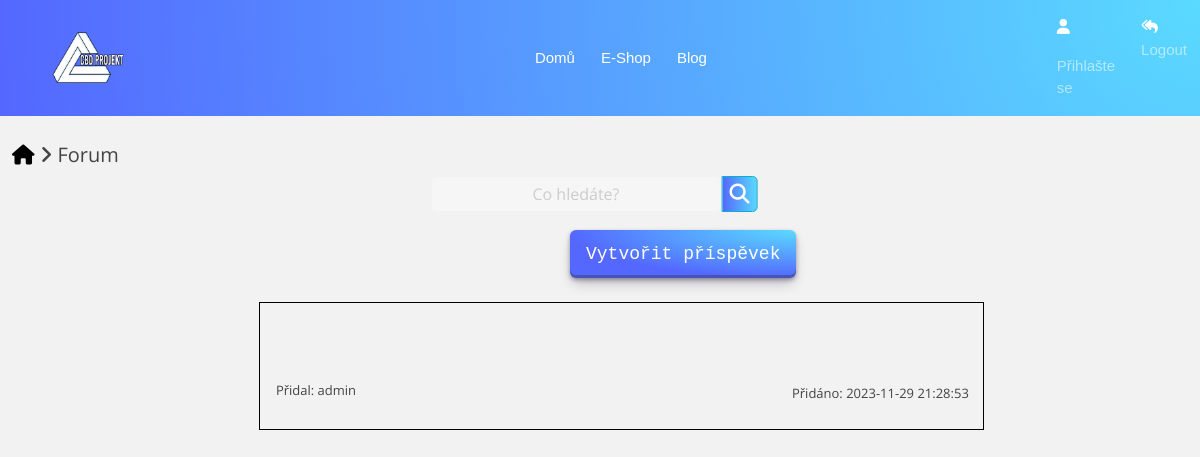
The app's page /Forum/forum_main.php, older data.
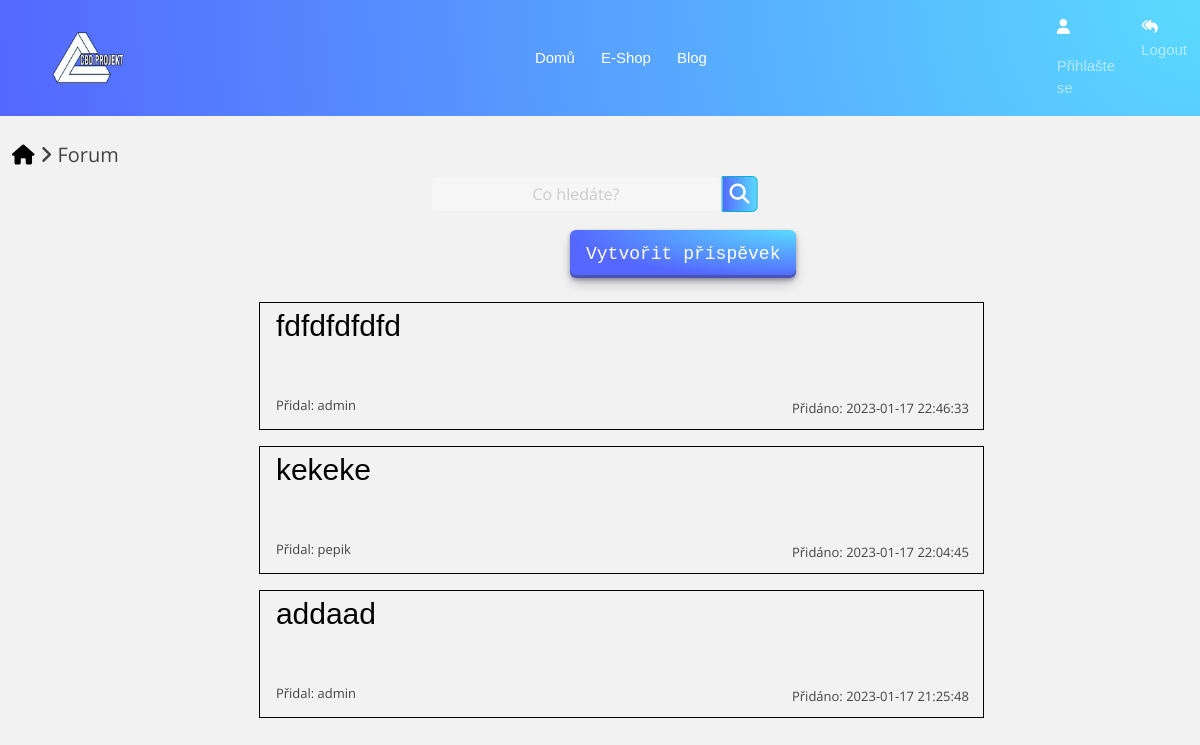
The same page, newer data.
### tables this page shows
CREATE TABLE `forum_post` (
  `id_post` int(11) NOT NULL,
  `id_kategorie` int(11) NOT NULL,
  `nazev_post` varchar(255) NOT NULL,
  `obsah` text NOT NULL,
  `uzivatel` varchar(255) NOT NULL,
  `datum_pridani` datetime NOT NULL DEFAULT current_timestamp() ON UPDATE current_timestamp()
);

### Forum/forum_main.php (the view, shortened to what this page needs)
<?php
$host = "localhost";
$username = "root";
$pass = "";
$db = "eshopfd";
$con = mysqli_connect($host, $username, $pass, $db);
$sql = "SELECT * FROM forum_post ORDER BY id_post DESC";
$query = mysqli_query($con, $sql);
?>
<!DOCTYPE html>
<head xmlns="http://www.w3.org/1999/html">
    <link rel="stylesheet" href="../css/design.css">
    <link rel="stylesheet" href="../css/forms.css">
    <link rel="stylesheet" href="../css/bootstrap-grid.css">
    <link rel="stylesheet" href="../css/bootstrap.css">
    <link rel="stylesheet" href="https://use.fontawesome.com/releases/v5.7.2/css/all.css"
>
    <link rel="stylesheet" href="../css/design.css">
    <link rel='stylesheet' href='https://cdn.jsdelivr.net/npm/bootstrap@5.0.1/dist/css/bootstrap.min.css'>
    <link rel='stylesheet' href='https://cdnjs.cloudflare.com/ajax/libs/font-awesome/5.15.3/css/all.min.css'>
    <link rel="stylesheet" href="../css/hamburger_menu.css">
    <link rel="stylesheet" href="../css/slideshow.css">
    <link rel="stylesheet" href="../css/komentare.css">
    <link rel="stylesheet" href="../css/produkty.css">
    <link rel="stylesheet" href="../css/navigace.css">
    <link rel="stylesheet" href="../css/forum.css">
    <link rel="stylesheet" href="../css/searchbar.css">
</head>
<nav class="navbar navbar-expand-lg navbar-dark bg-purple " style="background-image: radial-gradient(100% 1000% at 100% 0, #5adaff 0, #5468ff 100%);">
    <div class="mx-auto order-1 w-100">
        <a class="navbar-brand mx-lg-5" href="../index.php"><img class="logo" src="../images/Logo.png"> </a>
    </div>
    <div class="navbar-collapse collapse w-100 order-2  dual-collapse2 ">
        <ul class="navbar-nav ml-auto">
            <li class="nav-item">
                <a class="nav-link active" href='../index.php'>Domů</a>
            </li>
            <li class='nav-item'>
                <a class='nav-link active' href='../main.php'>E-Shop</a>
            </li>
            <li class='nav-item'>
                <a class='nav-link active' href='../blog/index.php'>Blog</a>
            </li>
        </ul>
    </div>
    <div class="navbar-collapse collapse w-25  order-3 dual-collapse2" style="position: sticky">
        <ul class="navbar-nav ml-auto">
            <li style='color: white' class="nav-item">
                <?php
                if ($_SESSION['ROLE'] == 'admin') {
                    echo "<a class='nav-link' href='admin/forum_admin.php'><i class='fa fa-user'></i> Admin</a>";
                } else {
                    echo'<a class="nav-link"><i class="fa fa-user"></i> '. $_SESSION['NAME'] .'</a>';
                }
                if (!isset($_SESSION['NAME'])) {
                    echo "<a class='nav-link' href='../login.php><i class='fa fa-user'></i> Přihlašte se</a>";
                }
                ?>
            <li class="nav-item">
                <a class='nav-link' href='../logout.php'><i class='fa fa-reply-all'></i> Logout</a>
            </li>
            </li>
        </ul>
    </div>
</nav>
<div class="navigace">
    <a href="../index.php"><i class="fa-solid fa-house"></i></a> <i class="fa-solid fa-angle-right"></i> Forum
</div>
<div class="container mt-5">
    <form method="POST" action="forum_search.php">
    <div class="wrap">
        <div class="search">
            <input type="text" name="search_term" class="searchTerm" placeholder="Co hledáte?">
                <button type="submit" class="searchButton">
                    <i class="fa fa-search"></i>
                </button>
        </div>
    </div>
    </form>
<a href="forum_create.php"><button class="button-29" style="position: relative; left: 33rem">Vytvořit příspěvek</button></a>
    <?php foreach($query as $q){
        ?>
            <div class="forum_prispevky">
                <a href="forum_post.php?id=<?php echo $q['id_post']?>"
                <div class="titul"><?php echo $q['nazev_post'];?></</div></a>
                    <div class="forum_uzivatel">Přidal: <?php echo $q['uzivatel'];?></div>
                    <div class="forum_datum">Přidáno: <?php echo $q['datum_pridani'];?></div>
</div>
    <?php }?>
</body>
</html>

Row changes from the older to the newer data that the page shows:
removed forum_post: uzivatel "admin", datum_pridani "2023-11-29 21:28:53"
added forum_post: nazev_post "fdfdfdfdfd", uzivatel "admin", datum_pridani "2023-01-17 22:46:33"
added forum_post: nazev_post "kekeke", uzivatel "pepik", datum_pridani "2023-01-17 22:04:45"
added forum_post: nazev_post "addaad", uzivatel "admin", datum_pridani "2023-01-17 21:25:48"
